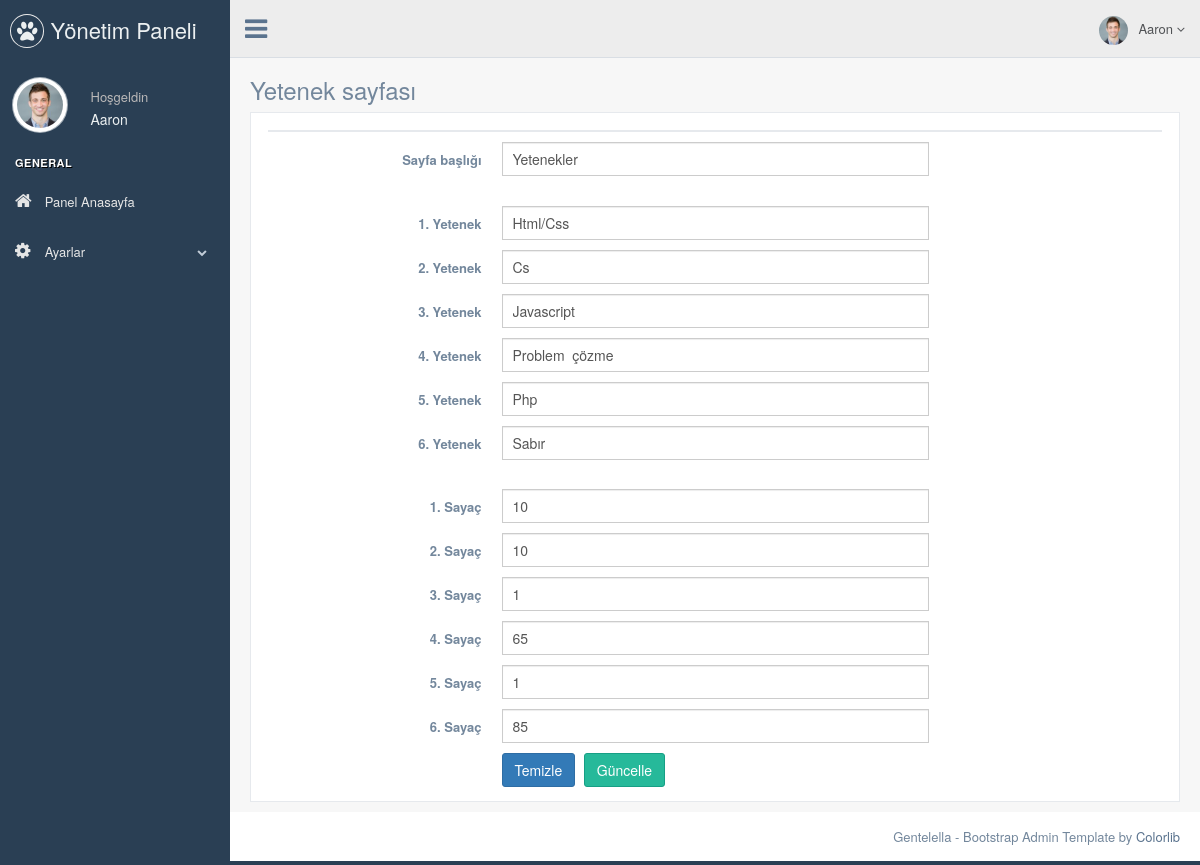
The page /pp/nedmin/skill.php (signed in) on the database its author committed.
### tables this page shows
CREATE TABLE `user` (
  `user_id` int(11) NOT NULL,
  `user_name` varchar(50) NOT NULL,
  `email` varchar(50) NOT NULL,
  `password` varchar(50) NOT NULL
);

CREATE TABLE `skills` (
  `skill_id` int(11) NOT NULL,
  `skill_title` varchar(50) NOT NULL,
  `first_skill` varchar(50) NOT NULL,
  `second_skill` varchar(50) NOT NULL,
  `third_skill` varchar(50) NOT NULL,
  `fourth_skill` varchar(50) NOT NULL,
  `fifth_skill` varchar(50) NOT NULL,
  `sixth_skill` varchar(50) NOT NULL,
  `first_counter` varchar(10) NOT NULL,
  `second_counter` varchar(10) NOT NULL,
  `third_counter` varchar(10) NOT NULL,
  `fourth_counter` varchar(10) NOT NULL,
  `fifth_counter` varchar(10) NOT NULL,
  `sixth_counter` varchar(10) NOT NULL
);

### pp/nedmin/skill.php (the view, shortened to what this page needs)
<?php
include "header.php";
$check_skill = $db->prepare("SELECT * FROM skills");
$check_skill->execute();
$control_skill = $check_skill->rowCount();
$fetch_skill = $db->prepare("SELECT * FROM skills WHERE skill_id=1");
$fetch_skill->execute();
$fetch = $fetch_skill->fetch(PDO::FETCH_ASSOC);
?>
<div class="right_col" role="main">
  <div class="">
    <div class="page-title">
      <div class="title_left">
        <h3>Yetenek sayfası</h3>
      </div>
    </div>
    <div class="clearfix"></div>
    <div class="row">
      <div class="col-md-12 col-sm-12 col-xs-12">
        <div class="x_panel">
          <div class="x_title">
          </div>
          <form class="form-horizontal form-label-left" action="process.php" method="POST">
            <div class="item form-group">
              <label class="control-label col-md-3 col-sm-3 col-xs-12" for="name">Sayfa başlığı
              </label>
              <div class="col-md-6 col-sm-6 col-xs-12">
                <input class="form-control col-md-7 col-xs-12" value="<?php echo $fetch['skill_title'] ?>" name="skill_title" required="required" type="text">
              </div>
            </div>
            <br>
            <div class="item form-group">
              <label class="control-label col-md-3 col-sm-3 col-xs-12">1. Yetenek
              </label>
              <div class="col-md-6 col-sm-6 col-xs-12">
                <input type="text" name="first_skill" value="<?php echo $fetch['first_skill'] ?>" required="required" class="form-control col-md-7 col-xs-12">
              </div>
            </div>
            <div class="item form-group">
              <label class="control-label col-md-3 col-sm-3 col-xs-12">2. Yetenek
              </label>
              <div class="col-md-6 col-sm-6 col-xs-12">
                <input type="text" name="second_skill" value="<?php echo $fetch['second_skill'] ?>" required="required" class="form-control col-md-7 col-xs-12">
              </div>
            </div>
            <div class="item form-group">
              <label class="control-label col-md-3 col-sm-3 col-xs-12">3. Yetenek
              </label>
              <div class="col-md-6 col-sm-6 col-xs-12">
                <input type="text" name="third_skill" value="<?php echo $fetch['third_skill'] ?>" required="required" class="form-control col-md-7 col-xs-12">
              </div>
            </div>
            <div class="item form-group">
              <label class="control-label col-md-3 col-sm-3 col-xs-12">4. Yetenek
              </label>
              <div class="col-md-6 col-sm-6 col-xs-12">
                <input type="text" name="fourth_skill" value="<?php echo $fetch['fourth_skill'] ?>" required="required" class="form-control col-md-7 col-xs-12">
              </div>
            </div>
            <div class="item form-group">
              <label class="control-label col-md-3 col-sm-3 col-xs-12">5. Yetenek
              </label>
              <div class="col-md-6 col-sm-6 col-xs-12">
                <input type="text" name="fifth_skill" value="<?php echo $fetch['fifth_skill'] ?>" required="required" class="form-control col-md-7 col-xs-12">
              </div>
            </div>
            <div class="item form-group">
              <label class="control-label col-md-3 col-sm-3 col-xs-12">6. Yetenek
              </label>
              <div class="col-md-6 col-sm-6 col-xs-12">
                <input type="text" name="sixth_skill" value="<?php echo $fetch['sixth_skill'] ?>" required="required" class="form-control col-md-7 col-xs-12">
              </div>
            </div>
            <br>
            <div class="item form-group">
              <label class="control-label col-md-3 col-sm-3 col-xs-12">1. Sayaç
              </label>
              <div class="col-md-6 col-sm-6 col-xs-12">
                <input type="text" name="first_counter" value="<?php echo $fetch['first_counter'] ?>" required="required" class="form-control col-md-7 col-xs-12">
              </div>
            </div>
            <div class="item form-group">
              <label class="control-label col-md-3 col-sm-3 col-xs-12">2. Sayaç
              </label>
              <div class="col-md-6 col-sm-6 col-xs-12">
                <input type="text" name="second_counter" value="<?php echo $fetch['second_counter'] ?>" required="required" class="form-control col-md-7 col-xs-12">
              </div>
            </div>
            <div class="item form-group">
              <label class="control-label col-md-3 col-sm-3 col-xs-12">3. Sayaç
              </label>
              <div class="col-md-6 col-sm-6 col-xs-12">
                <input type="text" name="third_counter" value="<?php echo $fetch['third_counter'] ?>" required="required" class="form-control col-md-7 col-xs-12">
              </div>
            </div>
            <div class="item form-group">
              <label class="control-label col-md-3 col-sm-3 col-xs-12">4. Sayaç
              </label>
              <div class="col-md-6 col-sm-6 col-xs-12">
                <input type="text" name="fourth_counter" value="<?php echo $fetch['fourth_counter'] ?>" required="required" class="form-control col-md-7 col-xs-12">
              </div>
            </div>
            <div class="item form-group">
              <label class="control-label col-md-3 col-sm-3 col-xs-12">5. Sayaç
              </label>
              <div class="col-md-6 col-sm-6 col-xs-12">
                <input type="text" name="fifth_counter" value="<?php echo $fetch['fifth_counter'] ?>" required="required" class="form-control col-md-7 col-xs-12">
              </div>
            </div>
            <div class="item form-group">
              <label class="control-label col-md-3 col-sm-3 col-xs-12">6. Sayaç
              </label>
              <div class="col-md-6 col-sm-6 col-xs-12">
                <input type="text" name="sixth_counter" value="<?php echo $fetch['sixth_counter'] ?>" required="required" class="form-control col-md-7 col-xs-12">
              </div>
            </div>
            <div class="form-group">
              <div class="col-md-6 col-md-offset-3">
                <button type="submit" class="btn btn-primary">Temizle</button>
                <?php
                if ($control_skill == 1) { ?>
                  <button type="submit" class="btn btn-success" name="update_skills">Güncelle</button>
                <?php } else { ?>
                  <button type="submit" class="btn btn-warning" name="insert_skills">Ekle</button>
                <?php } ?>
              </div>
            </div>
        </div>
      </div>
    </div>
  </div>
</div>
</div>
</div>
<?php
include "footer.php";
?>

### pp/nedmin/header.php (shortened to what this page needs)
<?php
include 'connect.php';
$user_name = $_SESSION['user_name'];
$query = $db->prepare("SELECT * FROM user WHERE user_name='$user_name'");
$query->execute();
$fetch = $query->fetch();
?>
<!DOCTYPE html>
<html lang="en">
  <head>
    <link href="./vendors/bootstrap/dist/css/bootstrap.min.css" rel="stylesheet">
    <link href="./vendors/font-awesome/css/font-awesome.min.css" rel="stylesheet">
    <link href="./vendors/nprogress/nprogress.css" rel="stylesheet">
    <link href="./vendors/iCheck/skins/flat/green.css" rel="stylesheet">
    <link href="./vendors/bootstrap-progressbar/css/bootstrap-progressbar-3.3.4.min.css" rel="stylesheet">
    <link href="./vendors/jqvmap/dist/jqvmap.min.css" rel="stylesheet"/>
    <link href="./vendors/bootstrap-daterangepicker/daterangepicker.css" rel="stylesheet">
    <link href="./build/css/custom.min.css" rel="stylesheet">
  </head>
  <body class="nav-md">
    <div class="container body">
      <div class="main_container">
        <div class="col-md-3 left_col">
          <div class="left_col scroll-view">
            <div class="navbar nav_title" style="border: 0;">
              <a href="index.html" class="site_title"><i class="fa fa-paw"></i> <span>Yönetim Paneli</span></a>
            </div>
            <div class="profile clearfix">
              <div class="profile_pic">
                <img src="images/img.jpg" alt="..." class="img-circle profile_img">
              </div>
              <div class="profile_info">
                <span>Hoşgeldin</span>
                <h2><?php echo $fetch['user_name']; ?></h2>
              </div>
            </div>
            <br />
            <div id="sidebar-menu" class="main_menu_side hidden-print main_menu">
              <div class="menu_section">
                <h3>General</h3>
                <ul class="nav side-menu">
                  <li><a href="index.php" ><i class="fa fa-home"></i> Panel Anasayfa</a>
                  </li>
                  <li><a><i class="fa fa-cog"></i> Ayarlar <span class="fa fa-chevron-down"></span></a>
                  </li>
                </ul>
              </div>
            </div>
          </div>
        </div>
        <div class="top_nav">
          <div class="nav_menu">
            <nav>
              <div class="nav toggle">
                <a id="menu_toggle"><i class="fa fa-bars"></i></a>
              </div>
              <ul class="nav navbar-nav navbar-right">
                <li class="">
                  <a href="javascript:;" class="user-profile dropdown-toggle" data-toggle="dropdown" aria-expanded="false">
                    <img src="images/img.jpg" alt=""><?php echo $fetch['user_name']; ?>
                    <span class=" fa fa-angle-down"></span>
                  </a>
                </li>
              </ul>
            </nav>
          </div>
        </div>

### pp/nedmin/footer.php (shortened to what this page needs)
<footer>
          <div class="pull-right">
            Gentelella - Bootstrap Admin Template by <a href="https://colorlib.com">Colorlib</a>
          </div>
          <div class="clearfix"></div>
        </footer>
  </body>
</html>

### rows shown on the page
user: user_name "Aaron"
skills: skill_title "Yetenekler", first_skill "Html/Css", second_skill "Cs", third_skill "Javascript", fourth_skill "Problem çözme", fifth_skill "Php", sixth_skill "Sabır", first_counter "10", second_counter "10", third_counter "1", fourth_counter "65", fifth_counter "1", sixth_counter "85"
